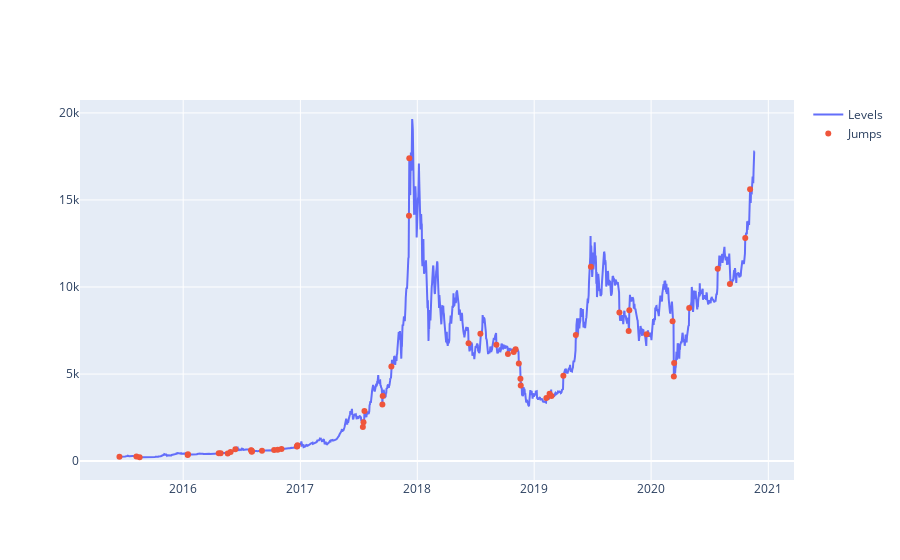

Notebook code cell kept with this figure:
### Code cell
fig = go.Figure()
# Add traces
fig.add_trace(go.Scatter(x=jumps_coinbase.index, y=jumps_coinbase['Levels'],
                    mode='lines',
                    name='Levels'))
fig.add_trace(go.Scatter(x=jumps_coinbase.index, y=jumps_coinbase['LevelsWithJumps'],
                    mode='markers',
                    name='Jumps'))
fig.show()

### Figure 1 — Plotly figure (JSON) as saved in the notebook; plotly's stock layout.template omitted (floating-point values rounded to 4 significant figures; data arrays with more than 128 entries replaced by an {"elided": "..."} marker saying what was removed)
{"data": [{"mode": "lines", "name": "Levels", "type": "scatter", "x": {"elided": "1984 str values"}, "y": {"elided": "1984 float values"}}, {"mode": "markers", "name": "Jumps", "type": "scatter", "x": {"elided": "1984 str values"}, "y": {"elided": "1984 float values"}}], "layout": {}}
